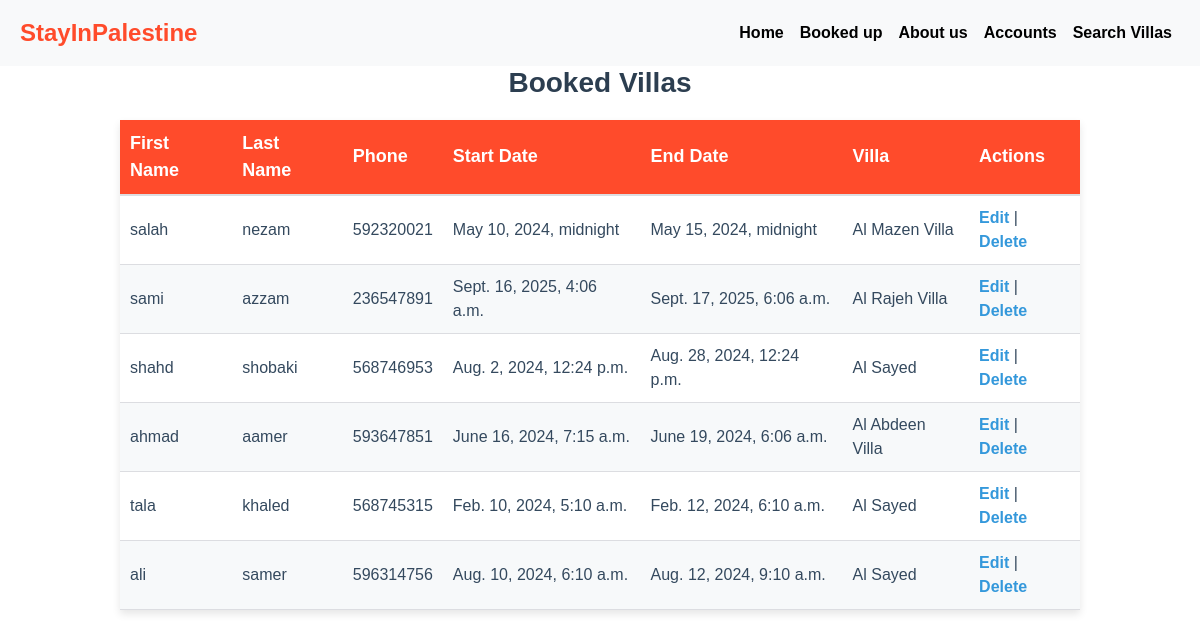
Before: /booked with the older database file.
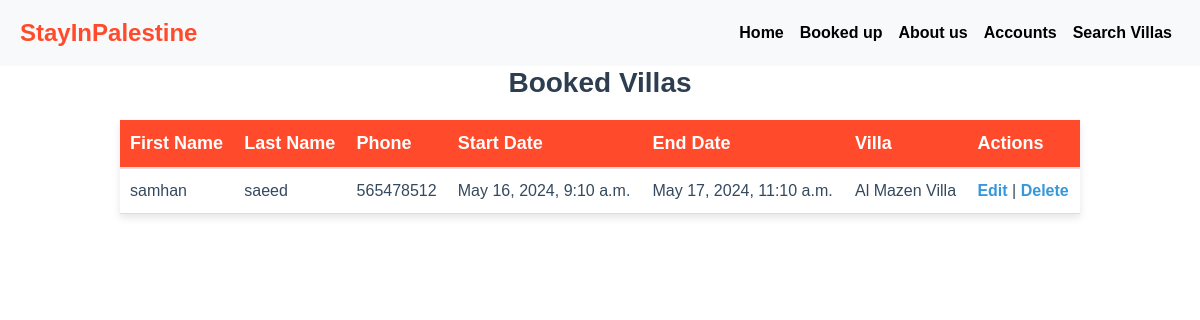
After: the same page with the newer database file.
### group/models.py (models this page shows, shortened)
class booking(models.Model):
    First_name = models.CharField(max_length=30)
    Last_name = models.CharField(max_length=30)
    phone = models.IntegerField()
    date_start = models.DateTimeField()
    date_end = models.DateTimeField()
    villas_id = models.ForeignKey(villas, on_delete=models.CASCADE)

class villas(models.Model):
    image = models.ImageField(upload_to='img')
    name = models.CharField(max_length=30)
    desc = models.TextField()
    rooms = models.IntegerField()
    status = models.CharField(max_length=20)
    location = models.CharField(max_length=30)
    price = models.IntegerField()
    user_id = models.ForeignKey(user, on_delete=models.CASCADE)

### group/views.py (the view)
# urls.py: path('booked',views.booked,name='booked'),
def booked(request):
    First_name = request.session.get('First_name')
    Last_name = request.session.get('Last_name')
    if First_name and Last_name:
        user_name = f"{First_name} {Last_name}"
    else:
        user_name = None
    booked_up = booking.objects.all()
    return render(request, 'booked.html', {'booked_up': booked_up ,'user_name': user_name})

### group/templates/booked.html (shortened to what this page needs)
<!DOCTYPE html>
<html lang="en">
<head>
    {% load static %}
    <link href="https://stackpath.bootstrapcdn.com/bootstrap/4.5.2/css/bootstrap.min.css" rel="stylesheet">
    <link rel="stylesheet" href="{% static 'css/booked.css' %}">
</head>
<body>
        <nav class="navbar navbar-expand-lg bg-light">
            <a class="navbar-brand" href="{% url 'index' %}">StayInPalestine</a>
            <div class="collapse navbar-collapse" id="navbarNav">
                <ul class="navbar-nav ml-auto">
                    <li class="nav-item">
                        <a class="nav-link" href="{% url 'index' %}">Home</a>
                    </li>
                    <li class="nav-item">
                        <a class="nav-link" href="{% url 'booked' %}">Booked up</a>
                    </li>
                    <li class="nav-item">
                        <a class="nav-link" href="{% url 'about' %}">About us</a>
                    </li>
                        {% if user_name %}
                        <a class="nav-link" href="{% url 'logout' %}">Logout</a>
                    {% else %}
                    <li class="nav-item">
                        <a class="nav-link" href="{% url 'login' %}">Accounts</a>
                        {% endif %}
                    </li>
                    <li class="nav-item">
                        <a class="nav-link" href="{% url 'villas' %}">Search Villas</a>
                    </li>
                </ul>
            </div>
        </nav>
        <h2>Booked Villas</h2>
        <table>
            <thead>
                <tr>
                    <th>First Name</th>
                    <th>Last Name</th>
                    <th>Phone</th>
                    <th>Start Date</th>
                    <th>End Date</th>
                    <th>Villa</th>
                    <th>Actions</th>
                </tr>
            </thead>
            <tbody>
                {% for booking in booked_up %}
                <tr>
                    <td>{{ booking.First_name }}</td>
                    <td>{{ booking.Last_name }}</td>
                    <td>{{ booking.phone }}</td>
                    <td>{{ booking.date_start }}</td>
                    <td>{{ booking.date_end }}</td>
                    <td>{{ booking.villas_id.name }}</td>
                    <td>
                        <a href="{% url 'edit_booking' booking.id %}">Edit</a> |
                        <a href="{% url 'delete_booking' booking.id %}" onclick="return confirm('Are you sure you want to delete this booking?');">Delete</a>
                    </td>
                </tr>
                {% endfor %}
            </tbody>
        </table>
</body>
</html>

Changed rows visible on the page:
removed booking: First_name "salah", Last_name "nezam", phone "592320021", date_start "May 10, 2024, midnight", date_end "May 15, 2024, midnight", villas_id.name "Al Mazen Villa"
removed booking: First_name "sami", Last_name "azzam", phone "236547891", date_start "Sept. 16, 2025, 4:06 a.m.", date_end "Sept. 17, 2025, 6:06 a.m.", villas_id.name "Al Rajeh Villa"
removed booking: First_name "shahd", Last_name "shobaki", phone "568746953", date_start "Aug. 2, 2024, 12:24 p.m.", date_end "Aug. 28, 2024, 12:24 p.m.", villas_id.name "Al Sayed"
removed booking: First_name "ahmad", Last_name "aamer", phone "593647851", date_start "June 16, 2024, 7:15 a.m.", date_end "June 19, 2024, 6:06 a.m.", villas_id.name "Al Abdeen Villa"
removed booking: First_name "tala", Last_name "khaled", phone "568745315", date_start "Feb. 10, 2024, 5:10 a.m.", date_end "Feb. 12, 2024, 6:10 a.m.", villas_id.name "Al Sayed"
removed booking: First_name "ali", Last_name "samer", phone "596314756", date_start "Aug. 10, 2024, 6:10 a.m.", date_end "Aug. 12, 2024, 9:10 a.m.", villas_id.name "Al Sayed"
added booking: First_name "samhan", Last_name "saeed", phone "565478512", date_start "May 16, 2024, 9:10 a.m.", date_end "May 17, 2024, 11:10 a.m.", villas_id.name "Al Mazen Villa"
